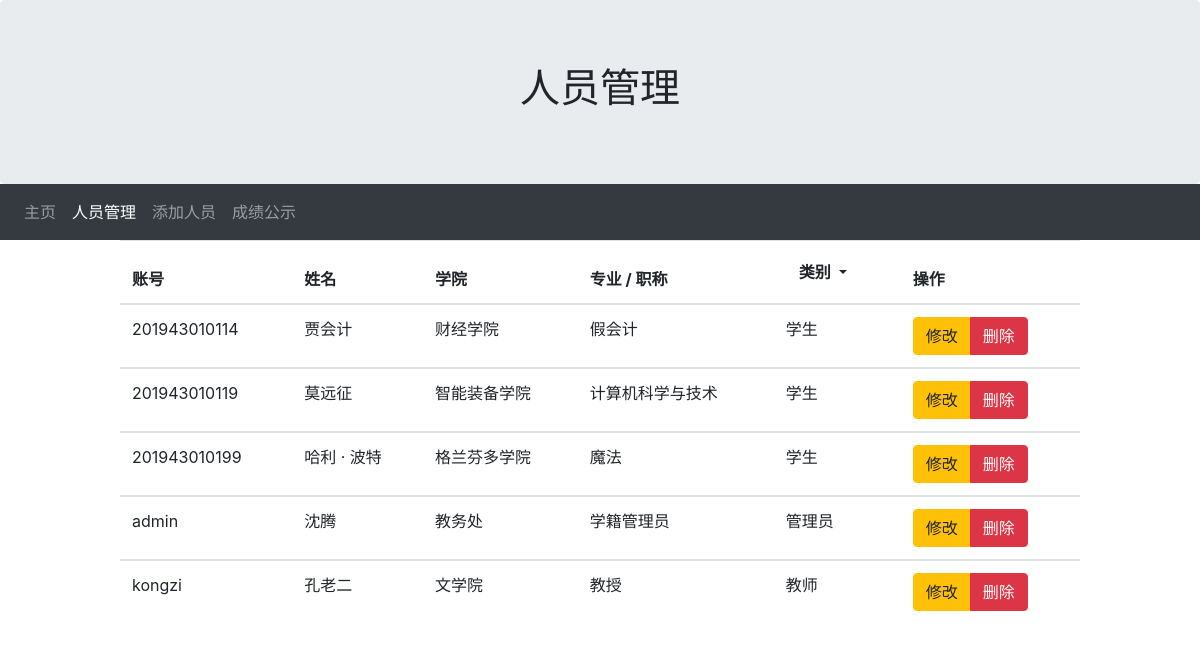
Screenshot of /admin/users_show.php with the database file from the repository.
### tables this page shows
CREATE TABLE `user`  (
  `username` varchar(20) NOT NULL,
  `pwd` varchar(16) NOT NULL,
  `realname` varchar(20) NOT NULL,
  `collage` varchar(50) NOT NULL,
  `profession` varchar(50) NOT NULL,
  `kind` varchar(10) NOT NULL,
  PRIMARY KEY (`username`) USING BTREE
);

### admin/users_show.php (the view, shortened to what this page needs)
<!DOCTYPE html>
<html lang="en" xmlns="">
<head>
    <link rel="stylesheet" href="https://cdn.staticfile.org/twitter-bootstrap/4.3.1/css/bootstrap.min.css">
</head>
<body>
<div class="jumbotron text-center" style="margin-bottom:0">
    <h1>人员管理</h1>
</div>
<nav class="navbar navbar-expand-sm bg-dark navbar-dark">
    <ul class="navbar-nav">
        <li class="nav-item ">
            <a class="nav-link" href="admin.php">主页</a>
        </li>
        <li class="nav-item active">
            <a class="nav-link" href="users_show.php">人员管理</a>
        </li>
        <li class="nav-item">
            <a class="nav-link" href="users_add.html">添加人员</a>
        </li>
        <li class="nav-item">
            <a class="nav-link"  target="_blank" href="grades_select.php">成绩公示</a>
        </li>
    </ul>
</nav>
<div id="all">
    <table class="table table-hover" style="width: 80%;margin-left: 10%;">
        <thead>
        <tr>
            <th>账号</th>
            <th>姓名</th>
            <th>学院</th>
            <th>专业 / 职称</th>
            <th>
                <div class="btn-group">
                    <button type="button" class="btn dropdown-toggle" data-toggle="dropdown">
                        <strong>类别</strong>
                    </button>
                </div>
            </th>
            <th>操作</th>
        </tr>
        </thead>
        <?php
        include('../conn.php');
        if (@!$_GET['kind'])
            $kind = '';
        else $kind = $_GET['kind'];
        $sql = "SELECT * FROM user WHERE kind LIKE binary '%$kind%'";
        $result = mysqli_query($conn, $sql);
        while ($row = mysqli_fetch_assoc($result)) {
            $username = $row['username'];
            $realname = $row['realname'];
            $collage = $row['collage'];
            $pwd = $row['pwd'];
            $Xkind = $row['kind'];
            if ($row['kind'] == 1) $kind = '管理员';
            else if ($row['kind'] == 2) $kind = '教师';
            else if ($row['kind'] == 3) $kind = '学生';
            $profession = $row['profession'];
            echo "
                    <tbody>
                        <tr>
                            <td>$username</td>
                            <td>$realname</td>
                            <td>$collage</td>
                            <td>$profession</td>
                            <td>$kind</td>
                            <td>
                                <div class=\"btn-group\">
                                    <a class=\"btn btn-warning\" data-toggle=\"modal\" data-target=\"#myModal\"
                                    data-id='$username' data-realname='$realname' data-collage='$collage'
                                    data-profession='$profession' data-kind='$Xkind' data-pwd='$pwd' >修改</a>
                                    <a class=\"btn btn-danger\" href=\"../teacher/student_delete.php?username=$username\">删除</a>
                                </div>
                            </td>
                        </tr>
                    </tbody>
                ";
        }
        ?>
    </table>
</div>
</body>
</html>

### rows the page displays
user: username "201943010114", realname "贾会计", collage "财经学院", profession "假会计", kind "学生"
user: username "201943010119", realname "莫远征", collage "智能装备学院", profession "计算机科学与技术", kind "学生"
user: username "201943010199", realname "哈利 · 波特", collage "格兰芬多学院", profession "魔法", kind "学生"
user: username "admin", realname "沈腾", collage "教务处", profession "学籍管理员", kind "管理员"
user: username "kongzi", realname "孔老二", collage "文学院", profession "教授", kind "教师"
